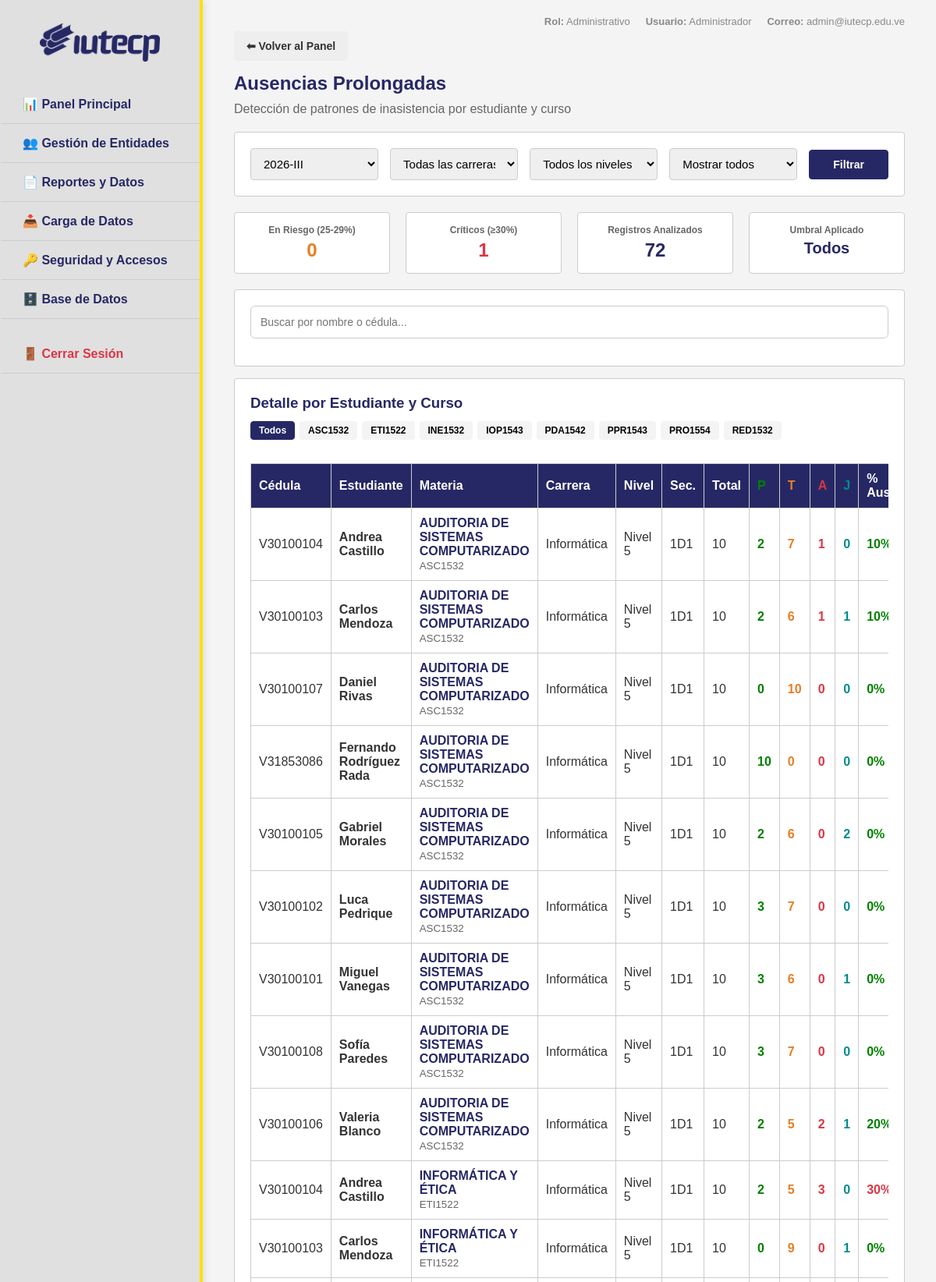
/admin/ausencias.php (signed in, upper part), run on the app's committed database.
### tables this page shows
CREATE TABLE `configuracion` (
  `id` int(11) NOT NULL AUTO_INCREMENT,
  `clave` varchar(50) NOT NULL,
  `valor` varchar(255) NOT NULL,
  `updated_at` timestamp NULL DEFAULT current_timestamp() ON UPDATE current_timestamp(),
  PRIMARY KEY (`id`),
  UNIQUE KEY `clave` (`clave`)
);

CREATE TABLE `inscripciones` (
  `id` int(11) NOT NULL AUTO_INCREMENT,
  `estudiante_id` int(11) NOT NULL,
  `curso_id` int(11) NOT NULL,
  `periodo` varchar(20) NOT NULL,
  `estatus` enum('Activa','Retirada') DEFAULT 'Activa',
  PRIMARY KEY (`id`),
  UNIQUE KEY `unique_inscripcion` (`estudiante_id`,`curso_id`,`periodo`),
  KEY `curso_id` (`curso_id`),
  CONSTRAINT `inscripciones_ibfk_1` FOREIGN KEY (`estudiante_id`) REFERENCES `usuarios` (`id`),
  CONSTRAINT `inscripciones_ibfk_2` FOREIGN KEY (`curso_id`) REFERENCES `cursos` (`id`)
);

CREATE TABLE `usuarios` (
  `id` int(11) NOT NULL AUTO_INCREMENT,
  `cedula` varchar(20) NOT NULL,
  `username` varchar(50) DEFAULT NULL,
  `nombre_completo` varchar(255) NOT NULL,
  `email` varchar(255) DEFAULT NULL,
  `carrera_id` int(11) DEFAULT NULL,
  `telefono` varchar(20) DEFAULT NULL,
  `rol` enum('admin','profesor','estudiante') NOT NULL DEFAULT 'estudiante',
  `password_hash` varchar(255) NOT NULL,
  `password_temporal` tinyint(1) DEFAULT 1,
  `activo` tinyint(1) DEFAULT 1,
  `es_nuevo_ingreso` tinyint(1) DEFAULT 0,
  `creado_por` int(11) DEFAULT NULL,
  `created_at` timestamp NULL DEFAULT current_timestamp(),
  `updated_at` timestamp NULL DEFAULT current_timestamp() ON UPDATE current_timestamp(),
  PRIMARY KEY (`id`),
  UNIQUE KEY `cedula` (`cedula`),
  UNIQUE KEY `username` (`username`),
  KEY `creado_por` (`creado_por`),
  KEY `carrera_id` (`carrera_id`),
  CONSTRAINT `usuarios_ibfk_1` FOREIGN KEY (`creado_por`) REFERENCES `usuarios` (`id`),
  CONSTRAINT `usuarios_ibfk_2` FOREIGN KEY (`carrera_id`) REFERENCES `carreras` (`id`)
);

CREATE TABLE `cursos` (
  `id` int(11) NOT NULL AUTO_INCREMENT,
  `nombre` varchar(255) NOT NULL,
  `codigo` varchar(50) DEFAULT NULL,
  `carrera_id` int(11) DEFAULT NULL,
  `profesor_id` int(11) DEFAULT NULL,
  `aula` varchar(100) DEFAULT NULL,
  `seccion` varchar(20) DEFAULT NULL,
  `horario` varchar(100) DEFAULT NULL,
  `trayecto` int(11) NOT NULL DEFAULT 1,
  `creditos` int(11) NOT NULL DEFAULT 0,
  `tipo` enum('Obligatoria','Electiva') NOT NULL DEFAULT 'Obligatoria',
  `activo` tinyint(1) DEFAULT 1,
  `created_at` timestamp NULL DEFAULT current_timestamp(),
  PRIMARY KEY (`id`),
  KEY `profesor_id` (`profesor_id`),
  KEY `carrera_id` (`carrera_id`),
  CONSTRAINT `cursos_ibfk_1` FOREIGN KEY (`profesor_id`) REFERENCES `usuarios` (`id`),
  CONSTRAINT `cursos_ibfk_2` FOREIGN KEY (`carrera_id`) REFERENCES `carreras` (`id`)
);

CREATE TABLE `carreras` (
  `id` int(11) NOT NULL AUTO_INCREMENT,
  `nombre` varchar(255) NOT NULL,
  `nivel` varchar(50) NOT NULL,
  `codigo` varchar(20) DEFAULT NULL,
  `tipo_periodo` enum('Trimestre','Cuatrimestre') NOT NULL DEFAULT 'Cuatrimestre',
  PRIMARY KEY (`id`)
);

### includes/academico.php (called while the page is built, shortened)
<?php
function obtenerPeriodoActual(): string {
    global $pdo;
    if (isset($pdo)) {
        try {
            $stmt = $pdo->prepare("SELECT valor FROM configuracion WHERE clave = ?");
            $stmt->execute(['periodo_activo']);
            $periodo = $stmt->fetchColumn();
            if ($periodo) return $periodo;
        } catch (Exception $e) {}
    }
    $anio = date('Y');
    return "$anio-$cuatri";
}

### admin/ausencias.php (the view, shortened to what this page needs)
<?php
require_once __DIR__ . '/../includes/config.php';
require_once __DIR__ . '/../includes/academico.php';
global $pdo;
$periodo_actual = obtenerPeriodoActual();
$filtro_periodo = $_GET['periodo'] ?? $periodo_actual;
$filtro_min_pct = (int)($_GET['min_pct'] ?? 0);
$where = [];
$params = [$filtro_periodo];
$where[] = "i.periodo = ?";
$where_sql = implode(" AND ", $where);
$stmt = $pdo->prepare("
    SELECT
        u.cedula,
        u.nombre_completo as estudiante,
        ca.nombre as carrera,
        c.nombre as curso,
        c.codigo,
        c.seccion,
        c.trayecto,
        i.estudiante_id,
        i.id as insc_id,
        COUNT(a.id) as total_sesiones,
        SUM(CASE WHEN a.estado = 'presente' THEN 1 ELSE 0 END) as presentes,
        SUM(CASE WHEN a.estado = 'tarde' THEN 1 ELSE 0 END) as tardes,
        SUM(CASE WHEN a.estado = 'ausente' THEN 1 ELSE 0 END) as ausencias,
        SUM(CASE WHEN a.estado = 'justificado' THEN 1 ELSE 0 END) as justificados,
        ROUND((SUM(CASE WHEN a.estado = 'ausente' THEN 1 ELSE 0 END) / COUNT(a.id)) * 100) as pct_ausencia
    FROM inscripciones i
    JOIN usuarios u ON i.estudiante_id = u.id
    JOIN carreras ca ON u.carrera_id = ca.id
    JOIN cursos c ON i.curso_id = c.id
    LEFT JOIN asistencias a ON a.inscripcion_id = i.id
    WHERE $where_sql
    GROUP BY i.estudiante_id, i.curso_id, i.id
    HAVING COUNT(a.id) > 0 AND pct_ausencia >= ?
    ORDER BY ca.nombre, c.trayecto, c.nombre, u.nombre_completo
");
$stmt->execute(array_merge($params, [$filtro_min_pct]));
$rows = $stmt->fetchAll();
$just_map = [];
if (!empty($rows)) {
    $insc_ids = array_column($rows, 'insc_id');
    $placeholders = implode(',', array_fill(0, count($insc_ids), '?'));
    $st = $pdo->prepare("SELECT a.inscripcion_id, a.fecha, a.justificacion, c.nombre as curso, c.codigo, c.seccion FROM asistencias a JOIN inscripciones i ON i.id = a.inscripcion_id JOIN cursos c ON c.id = i.curso_id WHERE a.inscripcion_id IN ($placeholders) AND a.justificacion IS NOT NULL AND a.justificacion != '' ORDER BY a.fecha");
    $st->execute($insc_ids);
    while ($j = $st->fetch()) {
        $just_map[$j['inscripcion_id']][] = ['f' => $j['fecha'], 't' => $j['justificacion'], 'm' => $j['curso'] . ' (' . $j['codigo'] . ')', 's' => $j['seccion']];
    }
}
$cursos_lista = [];
foreach ($rows as $r) {
    $cursos_lista[$r['codigo']] = ['nombre' => $r['curso'], 'codigo' => $r['codigo']];
}
ksort($cursos_lista);
require_once __DIR__ . '/includes/header.php';
?>
<div id="admin-dashboard">
    <button class="btn" style="margin-bottom:15px;background:#eee;color:var(--text-dark)" onclick="window.location.href='/admin/index.php'">
        ⬅ Volver al Panel
    </button>
    <h2 style="color:var(--primary);margin-bottom:10px">Ausencias Prolongadas</h2>
    <p style="margin-bottom:20px;color:#666">Detección de patrones de inasistencia por estudiante y curso</p>
    <div class="card" style="margin-bottom:20px">
        <form method="get" class="filters" onkeydown="if(event.key==='Enter'){event.preventDefault();this.querySelector('button[type=submit]').click()}">
            <select name="periodo">
                <?php
                $periodos = $pdo->query("SELECT DISTINCT periodo FROM inscripciones ORDER BY periodo DESC")->fetchAll(PDO::FETCH_COLUMN);
                foreach ($periodos as $p):
                ?>
                <option value="<?= htmlspecialchars($p) ?>" <?= $filtro_periodo === $p ? 'selected' : '' ?>><?= htmlspecialchars($p) ?></option>
                <?php endforeach; ?>
            </select>
            <select name="carrera">
                <option value="">Todas las carreras</option>
            </select>
            <select name="nivel">
                <option value="0">Todos los niveles</option>
            </select>
            <select name="min_pct">
                <option value="0" <?= $filtro_min_pct === 0 ? 'selected' : '' ?>>Mostrar todos</option>
            </select>
            <button type="submit" class="btn btn-primary">Filtrar</button>
        </form>
    </div>
    <?php
    $en_riesgo = 0;
    $criticos = 0;
    foreach ($rows as $r) {
        if ((int)$r['pct_ausencia'] >= 30) $criticos++;
        elseif ((int)$r['pct_ausencia'] >= 25) $en_riesgo++;
    }
    ?>
    <div class="dashboard-cards" style="margin-bottom:20px">
        <div class="card" style="text-align:center;padding:15px">
            <p style="font-size:12px;color:#666;font-weight:bold">En Riesgo (25-29%)</p>
            <p style="font-size:24px;color:#e67e22;font-weight:bold;margin-top:5px"><?= $en_riesgo ?></p>
        </div>
        <div class="card" style="text-align:center;padding:15px">
            <p style="font-size:12px;color:#666;font-weight:bold">Críticos (≥30%)</p>
            <p style="font-size:24px;color:#dc3545;font-weight:bold;margin-top:5px"><?= $criticos ?></p>
        </div>
        <div class="card" style="text-align:center;padding:15px">
            <p style="font-size:12px;color:#666;font-weight:bold">Registros Analizados</p>
            <p style="font-size:24px;color:var(--primary);font-weight:bold;margin-top:5px"><?= count($rows) ?></p>
        </div>
        <div class="card" style="text-align:center;padding:15px">
            <p style="font-size:12px;color:#666;font-weight:bold">Umbral Aplicado</p>
            <p style="font-size:20px;color:var(--primary);font-weight:bold;margin-top:5px"><?= $filtro_min_pct > 0 ? "≥ {$filtro_min_pct}%" : 'Todos' ?></p>
        </div>
    </div>
    <div class="card" style="margin-bottom:15px">
        <input type="text" id="search-ausencias" placeholder="Buscar por nombre o cédula..." oninput="filtrarAusencias(this.value)" style="width:100%;padding:12px;border:1px solid var(--border-color);border-radius:6px;font-size:14px;box-sizing:border-box;">
    </div>
    <div class="card">
        <div style="display:flex;align-items:center;gap:12px;flex-wrap:wrap;margin-bottom:15px;">
            <h3 style="color:var(--primary);margin:0;">Detalle por Estudiante y Curso</h3>
            <div id="curso-chips" style="display:flex;gap:6px;flex-wrap:wrap;">
                <button class="btn btn-primary" style="padding:4px 10px;font-size:12px;" onclick="filtrarCurso('')">Todos</button>
                <?php foreach ($cursos_lista as $c): ?>
                <button class="btn" style="padding:4px 10px;font-size:12px;background:var(--bg-light);" data-codigo="<?= htmlspecialchars($c['codigo']) ?>" onclick="filtrarCurso('<?= htmlspecialchars($c['codigo']) ?>')"><?= htmlspecialchars($c['codigo']) ?></button>
                <?php endforeach; ?>
            </div>
        </div>
        <div style="overflow-x:auto">
            <table>
                <thead>
                    <tr>
                        <th>Cédula</th>
                        <th>Estudiante</th>
                        <th>Materia</th>
                        <th>Carrera</th>
                        <th>Nivel</th>
                        <th>Sec.</th>
                        <th>Total</th>
                        <th style="color:green">P</th>
                        <th style="color:#e67e22" title="Con retraso">T</th>
                        <th style="color:#dc3545" title="Inasistencia">A</th>
                        <th style="color:#008b8b">J</th>
                        <th title="Porcentaje de inasistencia">% Aus.</th>
                    </tr>
                </thead>
                <tbody>
                    <?php if (count($rows) === 0): ?>
                    <tr><td colspan="12" style="text-align:center;color:#888;padding:20px">No se encontraron registros con los filtros seleccionados</td></tr>
                    <?php else: ?>
                    <?php foreach ($rows as $r):
                        $pct = (int)$r['pct_ausencia'];
                        $color = $pct >= 30 ? '#dc3545' : ($pct >= 25 ? '#e67e22' : 'green');
                        $justs = $just_map[$r['insc_id']] ?? [];
                    ?>
                    <tr class="ausencia-row" data-nombre="<?= htmlspecialchars($r['estudiante'])?>" data-cedula="<?= htmlspecialchars($r['cedula'])?>" data-curso="<?= htmlspecialchars($r['codigo'])?>">
                        <td><?= htmlspecialchars($r['cedula']) ?></td>
                        <td style="font-weight:bold"><?= htmlspecialchars($r['estudiante']) ?></td>
                        <td>
                            <strong style="color:var(--primary);display:block;"><?= htmlspecialchars($r['curso']) ?></strong>
                            <small style="color:#666;"><?= htmlspecialchars($r['codigo']) ?></small>
                        </td>
                        <td><?= htmlspecialchars($r['carrera']) ?></td>
                        <td>Nivel <?= (int)$r['trayecto'] ?></td>
                        <td><?= htmlspecialchars($r['seccion']) ?></td>
                        <td><?= $r['total_sesiones'] ?></td>
                        <td style="color:green;font-weight:bold"><?= $r['presentes'] ?></td>
                        <td style="color:#e67e22;font-weight:bold"><?= $r['tardes'] ?></td>
                        <td style="color:#dc3545;font-weight:bold"><?= $r['ausencias'] ?></td>
                        <td style="cursor:pointer;color:#008b8b;font-weight:bold" onclick='abrirJustAdmin(<?= json_encode($justs) ?>)'><?= $r['justificados'] ?></td>
                        <td style="color:<?= $color ?>;font-weight:bold"><?= $pct ?>%</td>
                    </tr>
                    <?php endforeach; ?>
                    <?php endif; ?>
                </tbody>
            </table>
        </div>
    </div>
</div>
<?php require_once __DIR__ . '/includes/footer.php'; ?>

### style.css (style rules this page uses)
:root { color-scheme: light; --primary: #262865; --secondary: #262865; --accent: #ffe001; --bg-light: #f4f4f4; --white: #ffffff; --border-color: #cccccc; --text-dark: #333333; }
* { margin: 0; padding: 0; box-sizing: border-box; font-family: Arial, Helvetica, sans-serif; -webkit-tap-highlight-color: transparent; }
body { background-color: var(--bg-light); color: var(--text-dark); min-height: 100vh; display: flex; flex-direction: column; }
.btn { padding: 10px 15px; border: 1px solid transparent; border-radius: 4px; cursor: pointer; font-weight: bold; font-size: 14px; }
.btn-accent, .btn-primary { background-color: var(--primary); color: var(--white); border: 1px solid var(--primary); transition: opacity 0.2s ease; }
.card { background: var(--white); border: 1px solid var(--border-color); border-radius: 4px; padding: 20px; }
input:where(:not([type="radio"]):not([type="checkbox"])), select { width: 100%; padding: 10px 12px; font-size: 15px; margin-bottom: 15px; border: 1px solid var(--border-color); border-radius: 4px; transition: border-color 0.3s ease, box-shadow 0.3s ease; }
table { width: 100%; border-collapse: collapse; margin-top: 15px; background: var(--white); }
th, td { border: 1px solid var(--border-color); padding: 10px; text-align: left; }
th { background-color: var(--primary); color: var(--white); }
.dashboard-cards { display: grid; grid-template-columns: repeat(auto-fit, minmax(200px, 1fr)); gap: 20px; margin-bottom: 30px; }
.filters { display: flex; flex-direction: row; gap: 15px; align-items: center; }
.filters select, .filters input { margin-bottom: 0; flex: 1; }
.filters button { width: auto !important; padding: 10px 30px; height: 100%; }

### data on the page
configuracion: periodo "2026-III"
inscripciones: estudiante.cedula "V30100104", estudiante.nombre_completo "Andrea Castillo", curso.nombre "AUDITORIA DE SISTEMAS COMPUTARIZADO", curso.codigo "ASC1532", carreras.nombre "Informática", curso.trayecto "5", curso.seccion "1D1", total_sesiones "10", presentes "2", tardes "7", ausencias "1", justificados "0", pct "10"
inscripciones: estudiante.cedula "V30100103", estudiante.nombre_completo "Carlos Mendoza", curso.nombre "AUDITORIA DE SISTEMAS COMPUTARIZADO", curso.codigo "ASC1532", carreras.nombre "Informática", curso.trayecto "5", curso.seccion "1D1", total_sesiones "10", presentes "2", tardes "6", ausencias "1", justificados "1", pct "10"
inscripciones: estudiante.cedula "V30100107", estudiante.nombre_completo "Daniel Rivas", curso.nombre "AUDITORIA DE SISTEMAS COMPUTARIZADO", curso.codigo "ASC1532", carreras.nombre "Informática", curso.trayecto "5", curso.seccion "1D1", total_sesiones "10", presentes "0", tardes "10", ausencias "0", justificados "0", pct "0"
inscripciones: estudiante.cedula "V31853086", estudiante.nombre_completo "Fernando Rodríguez Rada", curso.nombre "AUDITORIA DE SISTEMAS COMPUTARIZADO", curso.codigo "ASC1532", carreras.nombre "Informática", curso.trayecto "5", curso.seccion "1D1", total_sesiones "10", presentes "10", tardes "0", ausencias "0", justificados "0", pct "0"
inscripciones: estudiante.cedula "V30100105", estudiante.nombre_completo "Gabriel Morales", curso.nombre "AUDITORIA DE SISTEMAS COMPUTARIZADO", curso.codigo "ASC1532", carreras.nombre "Informática", curso.trayecto "5", curso.seccion "1D1", total_sesiones "10", presentes "2", tardes "6", ausencias "0", justificados "2", pct "0"
inscripciones: estudiante.cedula "V30100102", estudiante.nombre_completo "Luca Pedrique", curso.nombre "AUDITORIA DE SISTEMAS COMPUTARIZADO", curso.codigo "ASC1532", carreras.nombre "Informática", curso.trayecto "5", curso.seccion "1D1", total_sesiones "10", presentes "3", tardes "7", ausencias "0", justificados "0", pct "0"
inscripciones: estudiante.cedula "V30100101", estudiante.nombre_completo "Miguel Vanegas", curso.nombre "AUDITORIA DE SISTEMAS COMPUTARIZADO", curso.codigo "ASC1532", carreras.nombre "Informática", curso.trayecto "5", curso.seccion "1D1", total_sesiones "10", presentes "3", tardes "6", ausencias "0", justificados "1", pct "0"
inscripciones: estudiante.cedula "V30100108", estudiante.nombre_completo "Sofía Paredes", curso.nombre "AUDITORIA DE SISTEMAS COMPUTARIZADO", curso.codigo "ASC1532", carreras.nombre "Informática", curso.trayecto "5", curso.seccion "1D1", total_sesiones "10", presentes "3", tardes "7", ausencias "0", justificados "0", pct "0"
inscripciones: estudiante.cedula "V30100106", estudiante.nombre_completo "Valeria Blanco", curso.nombre "AUDITORIA DE SISTEMAS COMPUTARIZADO", curso.codigo "ASC1532", carreras.nombre "Informática", curso.trayecto "5", curso.seccion "1D1", total_sesiones "10", presentes "2", tardes "5", ausencias "2", justificados "1", pct "20"
inscripciones: estudiante.cedula "V30100104", estudiante.nombre_completo "Andrea Castillo", curso.nombre "INFORMÁTICA Y ÉTICA", curso.codigo "ETI1522", carreras.nombre "Informática", curso.trayecto "5", curso.seccion "1D1", total_sesiones "10", presentes "2", tardes "5", ausencias "3", justificados "0", pct "30"
inscripciones: estudiante.cedula "V30100103", estudiante.nombre_completo "Carlos Mendoza", curso.nombre "INFORMÁTICA Y ÉTICA", curso.codigo "ETI1522", carreras.nombre "Informática", curso.trayecto "5", curso.seccion "1D1", total_sesiones "10", presentes "0", tardes "9", ausencias "0", justificados "1", pct "0"

### other printed values
$_SESSION['nombre'] "Administrador"
$_SESSION['email'] "admin@iutecp.edu.ve"
$en_riesgo "0"
$criticos "1"
count($rows) "72"
$c['codigo'] "ASC1532"
$c['codigo'] "ETI1522"
$c['codigo'] "INE1532"
$c['codigo'] "IOP1543"
$c['codigo'] "PDA1542"
$c['codigo'] "PPR1543"
$c['codigo'] "PRO1554"
$c['codigo'] "RED1532"
